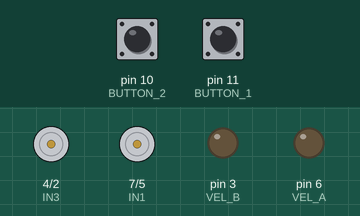
A sketch run on a simulated Arduino Uno, built with avr-gcc and run on an emulated ATmega328P. Shown: motor-driver pin pairs drawn as motors (green arrow = first pin HIGH = forward, orange = second pin HIGH = backward, longer = more drive), output pins drawn as LEDs (lit = HIGH). The inputs (shaded band) are chosen by the test bench; at power-on: pin 10 (BUTTON_2) LOW, pin 11 (BUTTON_1) LOW.

Above: at 1.2 s.
1.3 s: pin 10 (BUTTON_2) pulled HIGH for 1 s
At 3.2 s:
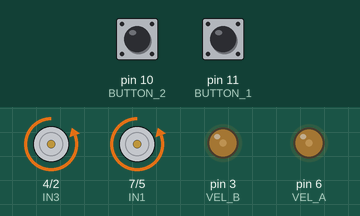
4.3 s: pin 11 (BUTTON_1) pulled HIGH for 1 s
At 6.4 s:
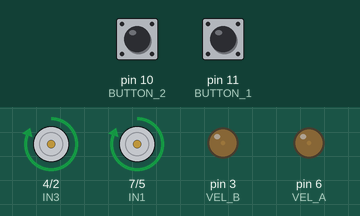
7.3 s: pin 10 (BUTTON_2) pulled HIGH for 3.2 s
At 11.1 s:
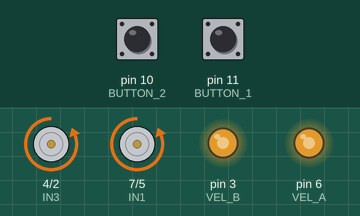
12.0 s: pin 10 (BUTTON_2) pulled HIGH for 0.15 s
At 13.2 s:
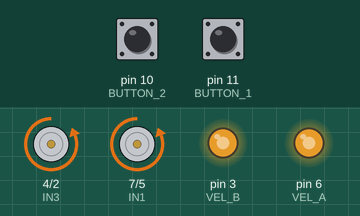
13.6 s: pin 11 (BUTTON_1) pulled HIGH for 0.15 s
At 14.8 s:
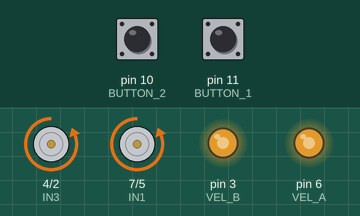
15.2 s: pin 11 (BUTTON_1) pulled HIGH for 3.2 s
At 16.32 s:
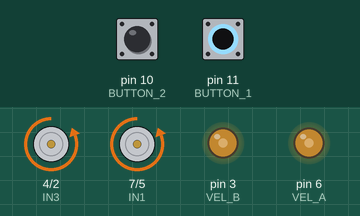
Timing chart, 0 to 19.8 s (numbered marks = the images above; inputs shaded):
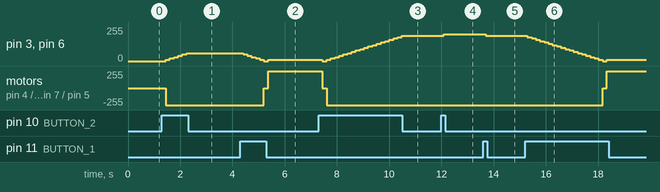

The sketch:

ponte_H_gabi.ino
```cpp
#include <math.h>
//ponte h portas
#define IN1   7
#define IN2   5
#define VEL_A 6
#define IN3   4
#define IN4   2
#define VEL_B 3
//botoes
#define BUTTON_1 11
#define BUTTON_2 10
//VARIAVEIS
int velocidade = 0;

void setup() {
  // iniciando a serial do arduino
  Serial.begin(9600);
  //iniciando os pinos do motor
  pinMode(IN1,OUTPUT);
  pinMode(IN2,OUTPUT);
  pinMode(IN3,OUTPUT);
  pinMode(IN4,OUTPUT);
  pinMode(VEL_A,OUTPUT);
  pinMode(VEL_B,OUTPUT);
  //iniciar os botoes
  pinMode(BUTTON_1,INPUT);
  pinMode(BUTTON_2,INPUT);

}

void loop() {
  // verifica se o botao 1 foi pressionado
  if(digitalRead(BUTTON_1) == HIGH && velocidade < 250){
    //aumentar a velocidade e colocar um delay
    velocidade += 10;
    delay(80);
    }
  // verifica se o botao 2 foi pressionado
  if(digitalRead(BUTTON_2) == HIGH && velocidade > -250){
    //aumentar a velocidade e colocar um delay
    velocidade -= 10;
    delay(80);
    }
    //Se a velocidade for maior que 0 girar pra frente
    if(velocidade>0){
      digitalWrite(IN1,HIGH);
      digitalWrite(IN2,LOW);
      digitalWrite(IN3,HIGH);
      digitalWrite(IN4,LOW);
    }
    //se a velocidade for igual a 0 carrinho parado
    else if(velocidade==0){
      digitalWrite(IN1,LOW);
      digitalWrite(IN2,LOW);
      digitalWrite(IN3,LOW);
      digitalWrite(IN4,LOW);
    }
    //se a velocidade for menor que 0 carrinho pra tras
    else if(velocidade<0){
      digitalWrite(IN1,LOW);
      digitalWrite(IN2,HIGH);
      digitalWrite(IN3,LOW);
      digitalWrite(IN4,HIGH);
    }
   //controle de velocidade
   analogWrite(VEL_A,abs(velocidade));
   analogWrite(VEL_B,abs(velocidade));
   delay(80);
}
```

Measured:
- after the input at 1.3 s, pin 3 (VEL_B), pin 6 (VEL_A): moves from 0/255 to 60/255 over 0.80 s, starting after 0.14 s; motor on pin 4 (IN3) / pin 2 (IN4), motor on pin 7 (IN1) / pin 5 (IN2): stopped → backward 255/255 after 0.14 s
- after the input at 4.3 s, pin 3 (VEL_B), pin 6 (VEL_A): 60/255 → 50/255 after 0.10 s, → 40/255 0.16 s later, → 30/255 0.16 s later, → 20/255 0.16 s later, … (7 changes in this stretch); motor on pin 4 (IN3) / pin 2 (IN4), motor on pin 7 (IN1) / pin 5 (IN2): backward 255/255 → stopped after 0.90 s, → forward 255/255 0.16 s later
- after the input at 7.3 s, pin 3 (VEL_B), pin 6 (VEL_A): 10/255 → 0/255 after 0.14 s, → 10/255 0.16 s later, → 20/255 0.16 s later, → 30/255 0.16 s later, … (20 changes in this stretch); motor on pin 4 (IN3) / pin 2 (IN4), motor on pin 7 (IN1) / pin 5 (IN2): forward 255/255 → stopped after 0.14 s, → backward 255/255 0.16 s later
- after the input at 12.0 s, pin 3 (VEL_B), pin 6 (VEL_A): 190/255 → 200/255 after 0.09 s
- after the input at 13.6 s, pin 3 (VEL_B), pin 6 (VEL_A): 200/255 → 190/255 after 0.09 s
- after the input at 15.2 s, pin 3 (VEL_B), pin 6 (VEL_A): 190/255 → 180/255 after 0.09 s, → 170/255 0.16 s later, → 160/255 0.16 s later, → 150/255 0.16 s later, … (20 changes in this stretch); motor on pin 4 (IN3) / pin 2 (IN4), motor on pin 7 (IN1) / pin 5 (IN2): backward 255/255 → stopped after 3.0 s, → forward 255/255 0.16 s later
